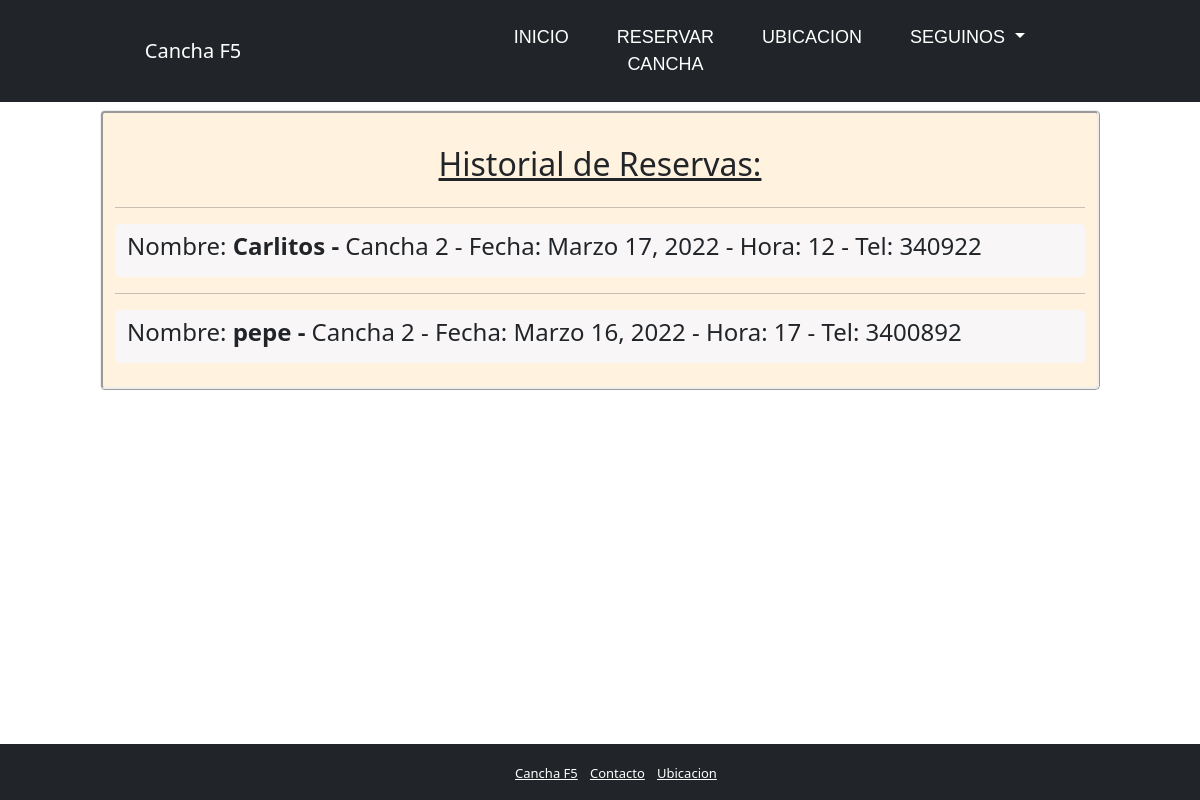
/reservas_hechas/1, run on the app's committed database.
### alquiler/models.py (models this page shows, shortened)
class Reserva(models.Model):
    id = models.AutoField(primary_key=True,auto_created = True, serialize = False)
    nombre = models.CharField(max_length=255, null=False, blank=False)
    telefono = models.CharField(max_length=255, null=False, blank=False)
    cancha = models.ForeignKey(Cancha, on_delete=models.CASCADE)
    fecha = models.DateField(auto_now_add=True)
    horario = models.ForeignKey(Horario, on_delete=models.CASCADE)
    class Meta:
        ordering = ("-id",)

class Cancha(models.Model):
    id = models.AutoField(primary_key=True,auto_created = True, serialize = False)
    nombre = models.CharField(max_length=255, null=False, blank=False)
    capacidad = models.CharField(max_length=255, null=False, blank=False)
    habilitada = models.BooleanField(default=True)
    creador = models.ForeignKey(User, on_delete=models.CASCADE)
    piso = models.CharField(max_length=255, null=False, blank=False, default="sintetico")
    techada = models.BooleanField(default=True)
    iluminacion = models.BooleanField(default=True)

class Horario(models.Model):
    id = models.AutoField(primary_key=True,auto_created = True, serialize = False)
    hora = models.IntegerField(null=False, blank=False)

### alquiler/views.py (the view)
# urls.py: path('reservas_hechas/<int:pag>', ReservasHechasView.as_view(), name="reservas_hechas"),
class ReservasHechasView(ListView):
    model = Reserva
    template_name = 'reservas_hechas.html'
    def get_context_data(self, *args, **kwargs):
        reservas = Reserva.objects.all().order_by('-id')
        context = super(ReservasHechasView, self).get_context_data(*args, **kwargs)
        context["reservas"] = reservas
        return context

### alquiler/templates/reservas_hechas.html (shortened to what this page needs)
{% extends 'base.html' %}
{% load static %}
{% if user.is_authenticated %}
    {% block content %}
        <div class="container-fluid col-12 col-sm-10 post-home rounded-3 mx-auto my-2 py-2">
            {% if reservas %}
                <div class="text-center text-decoration-underline">
                    <h2 class="my-4">Historial de Reservas: </h2>
                </div>
                <ul class="listasinestilo px-0">
                {% for reserva in reservas %}
                    <hr>
                    <div class="container-fluid texto-fondo py-2 rounded-3">
                        <li>
                            <h4>
                                Nombre:<strong> {{ reserva.nombre }} - </strong>
                                {{reserva.cancha.nombre}} -
                                Fecha: {{reserva.fecha}} -
                                Hora: {{reserva.horario.hora}} -
                                Tel: {{reserva.telefono}}
                            </h4>
                        </li>
                    </div>
                {% endfor %}
                </ul>
            {% else%}
                <h2 class="text-center my-4">Aún no hay ninguna reserva en el sistema.</h2>
            {% endif %}
        </div>
    {% endblock %}
{% endif %}

### static/css/grande.css (style rules this page uses)
@media screen and (min-width: 769px) { .cuerpo { padding:0%; } }
@media screen and (min-width: 769px) { .texto-fondo { background-color: rgba(248, 248, 255, 0.76); border-radius: 12px; } }
@media screen and (min-width: 769px) { .listasinestilo { list-style-type: none; } }
@media screen and (min-width: 769px) { .post-home { background: rgba(255, 235, 205, 0.638); border-style: ridge; } }

### data on the page
Reserva: nombre "Carlitos", cancha.nombre "Cancha 2", fecha "Marzo 17, 2022", horario.hora "12", telefono "340922"
Reserva: nombre "pepe", cancha.nombre "Cancha 2", fecha "Marzo 16, 2022", horario.hora "17", telefono "3400892"
